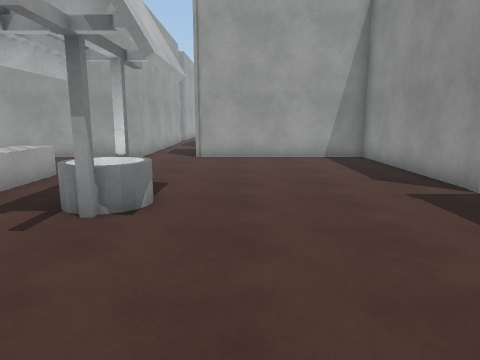
[1] (above)

24 first-person views from a walk through a scene from a Unity 3-D project. The camera is 1.5 m above the floor, tilts 10° down and sees 70° across. The floor is counted in squares, 1 m on a side. Each view is taken from the middle of a square. On the plan, view 1 faces up. The plan holds only what a view shows up to about 16 squares ahead; the rest is blank. The place goes on beyond the plan. The player character is not drawn. Surface patterns are stand-ins for the level's own textures.

[2]
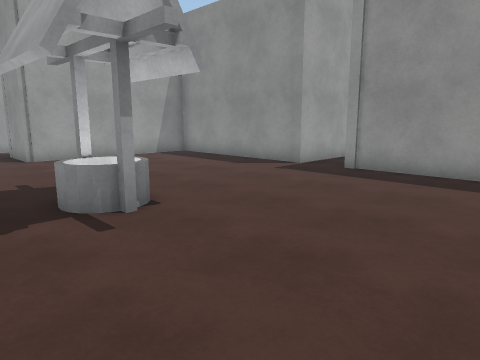

[3]
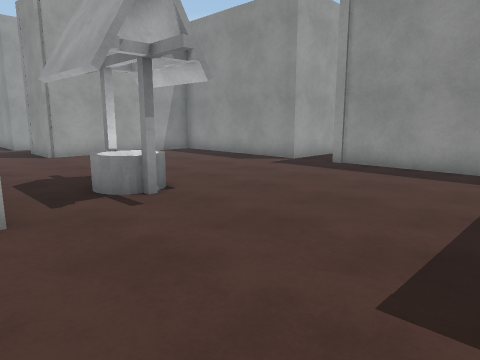

[4]
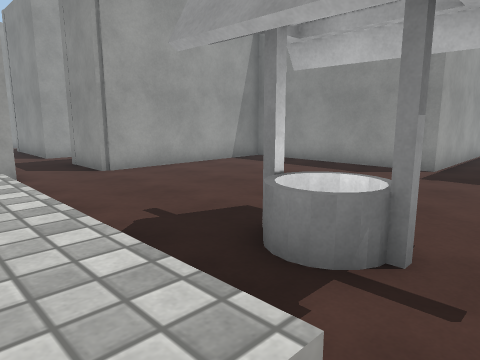

[5]
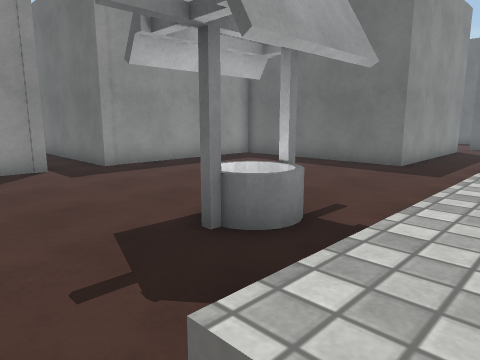

[6]
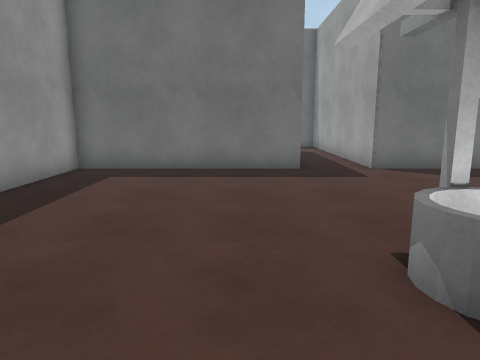

[7]
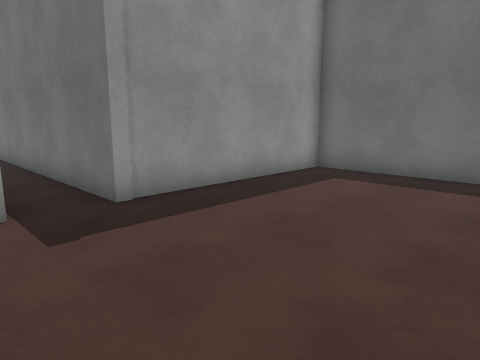

[8]
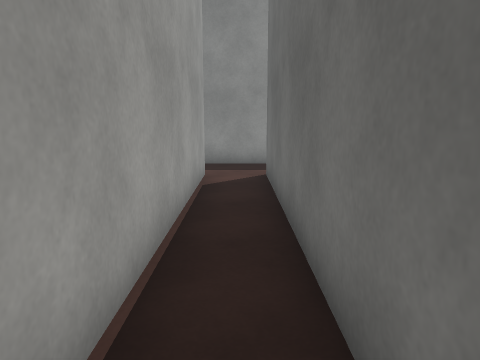

[9]
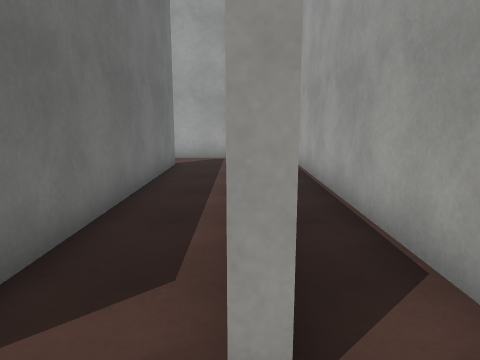

[10]
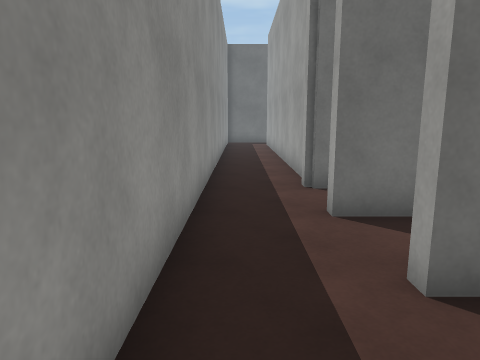

[11]
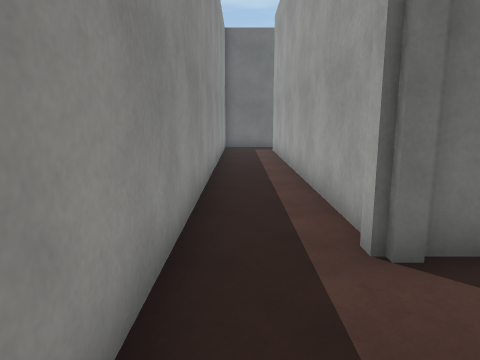

[12]
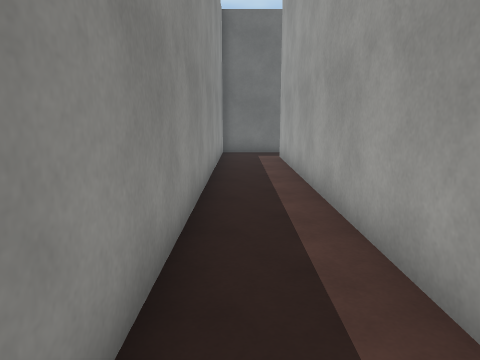

[13]
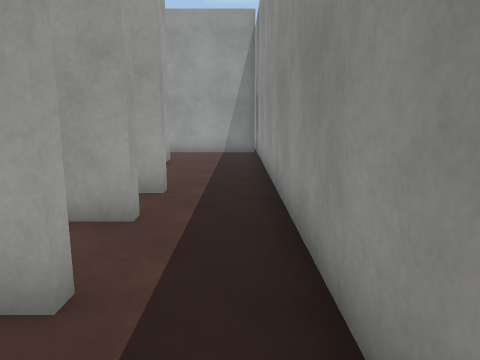

[14]
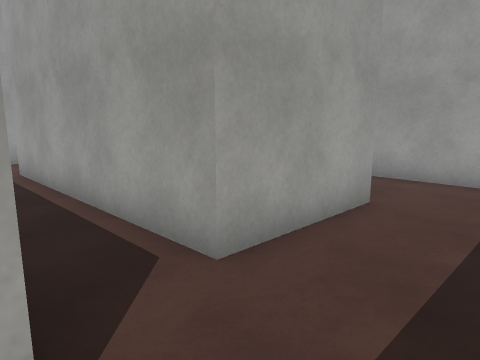

[15]
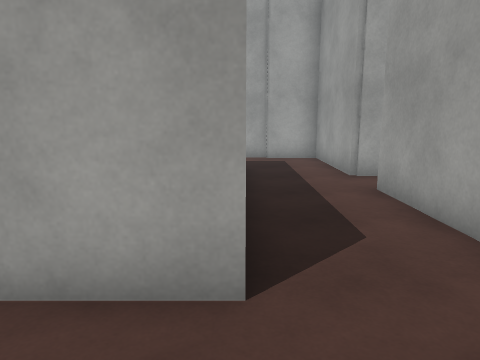

[16]
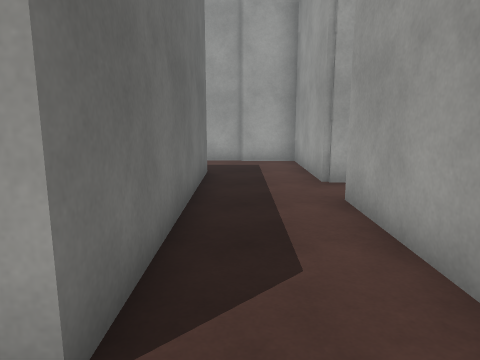

[17]
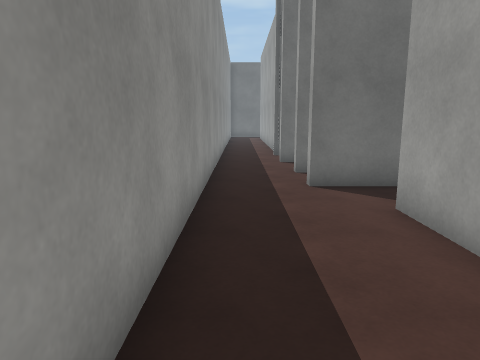

[18]
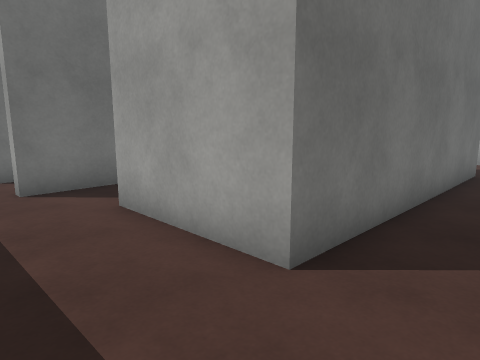

[19]
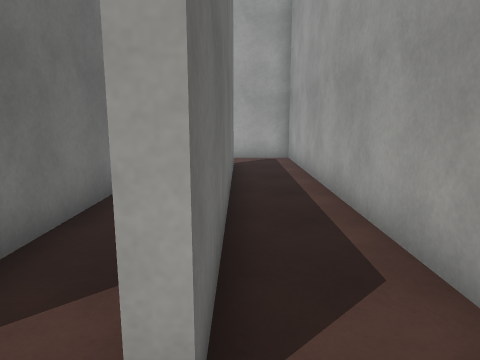

[20]
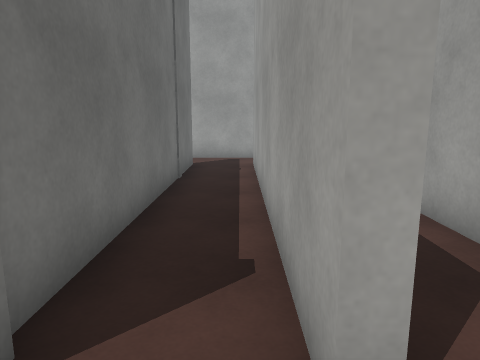

[21]
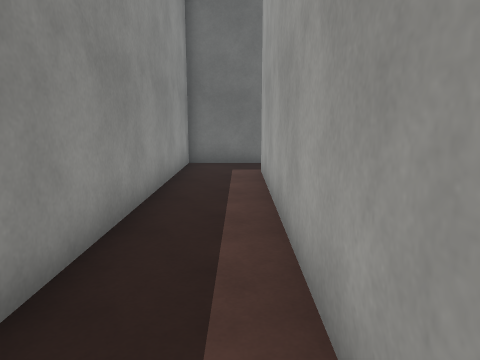

[22]
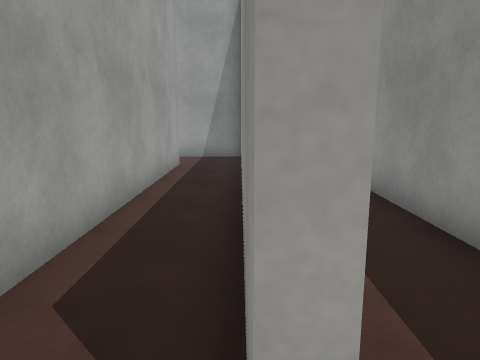

[23]
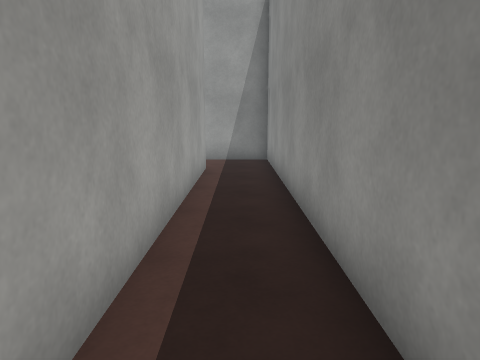

[24]
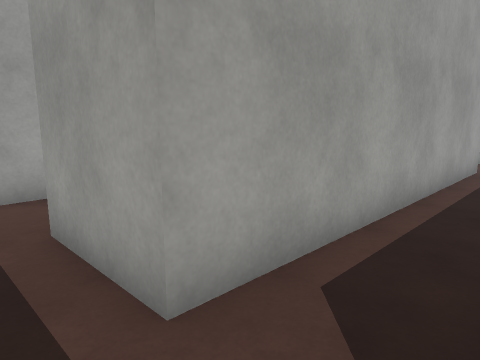

### Floor plan
Key: @ floor where view 1 was taken; # wall or solid block; . floor; ^ raised ledge; O other object.
Columns run from 6 left of view 1 to 20 right of it. Each row starts with its distance up from view 1.
 23     #
 22     #
 21     #
 20    .#
 19    .##
 18    ...
 17    ..           #
 16   #.#      ######.#########
 15   #.#      #..............#
 14 ###.########..............#
 13   .........#..#########...#
 12   .........#          #...#
 11   .........#          #...#
 10 . .........#  #########...#
  9 ^^.........#  ............#
  8 ^^.........#      ........#
  7 ^^..O......#############..#
  6 ^^.OO.....................#
  5 ^^..O......#############..#
  4 ...........#..............#
  3  ..........#..##########..#
  2 ...........#..............#
  1 ...........#..............#
  0 ......@....#..### ######..#
 -1 ...........#         ..#..#
 -2 ###.########         ..#..#
 -3   #.#                #.#..#
 -4   #.#                #.#..#
 -5   #.#                #.#..#
 -6   #.#                #.#..#
 -7   #.#                #.#..#
 -8    .#                #.#..#
 -9                      #.#..#
-10                      #.#..#
-11                      #.#..#
-12                 #.####.#..#
-13                 #......#..#
-14                     .. ...#
-15                        ####

Where each view was taken, in squares from view 1:
view 1: 0 up, 0 right, facing up
view 2: 0 up, 5 left, facing up-right
view 3: 1 down, 6 left, facing up-right
view 4: 4 up, 6 left, facing up-right
view 5: 10 up, 6 left, facing down-right
view 6: 9 up, 0 right, facing down
view 7: 8 up, 1 left, facing down-right
view 8: 6 up, 8 right, facing right
view 9: 5 up, 19 right, facing left
view 10: 8 up, 19 right, facing down
view 11: 4 up, 19 right, facing down
view 12: 1 up, 19 right, facing down
view 13: 0 up, 19 right, facing up
view 14: 7 up, 19 right, facing up-left
view 15: 13 up, 19 right, facing left
view 16: 14 up, 18 right, facing left
view 17: 15 up, 19 right, facing down
view 18: 15 up, 19 right, facing down-left
view 19: 3 up, 19 right, facing left
view 20: 2 up, 19 right, facing left
view 21: 3 down, 18 right, facing down
view 22: 14 down, 17 right, facing up
view 23: 13 down, 16 right, facing up
view 24: 14 down, 17 right, facing up-left
